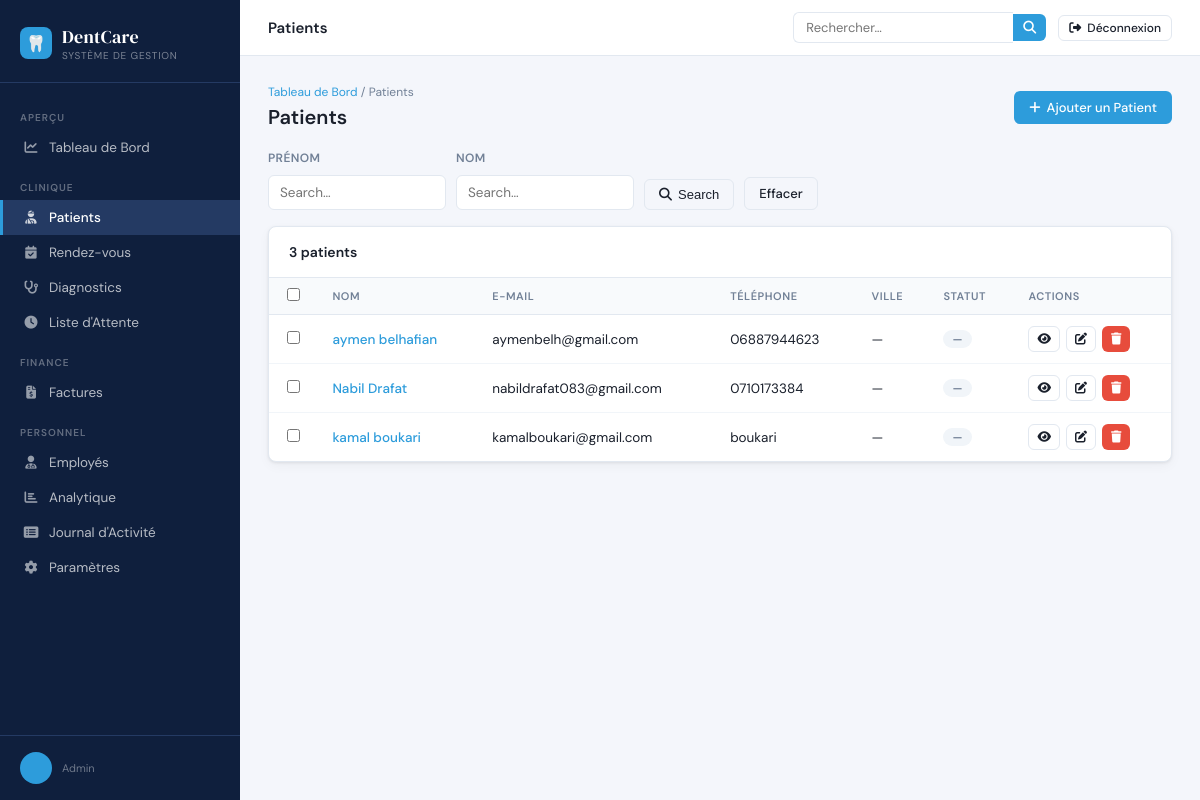
The app's page /patients/ (signed in) with its own data.
### authentication/models.py (models this page shows, shortened)
class User(AbstractUser):
    class Role(models.TextChoices):
        ADMIN        = 'admin',        'Admin'
        DOCTOR       = 'doctor',       'Doctor'
        RECEPTIONIST = 'receptionist', 'Receptionist'
        PATIENT      = 'patient',      'Patient'
    role = models.CharField(
        max_length=20,
        choices=Role.choices,
        default=Role.PATIENT,
    )
    phone = models.CharField(max_length=20, blank=True)
    address = models.TextField(blank=True)
    profile_photo = models.ImageField(
        upload_to='profiles/', blank=True, null=True
    )

### clinic/models.py (models this page shows, shortened)
class Patient(models.Model):
    class Gender(models.TextChoices):
        MALE   = 'male',   'Male'
        FEMALE = 'female', 'Female'
        OTHER  = 'other',  'Other'
    class BloodGroup(models.TextChoices):
        A_POS  = 'A+',  'A+'
        A_NEG  = 'A-',  'A-'
        B_POS  = 'B+',  'B+'
        B_NEG  = 'B-',  'B-'
        O_POS  = 'O+',  'O+'
        O_NEG  = 'O-',  'O-'
        AB_POS = 'AB+', 'AB+'
        AB_NEG = 'AB-', 'AB-'
    user          = models.OneToOneField(
        'authentication.User',
        on_delete=models.SET_NULL,
        null=True, blank=True,
        related_name='patient_profile'
    )
    first_name    = models.CharField(max_length=100)
    last_name     = models.CharField(max_length=100)
    email         = models.EmailField(unique=True)
    phone         = models.CharField(max_length=20)
    date_of_birth = models.DateField()
    gender        = models.CharField(max_length=10, choices=Gender.choices)
    blood_group   = models.CharField(max_length=5, choices=BloodGroup.choices, blank=True)
    address       = models.TextField(blank=True)
    city          = models.CharField(max_length=100, blank=True)
    country       = models.CharField(max_length=100, blank=True, default='USA')
    state_province = models.CharField(max_length=100, blank=True, default='California')
    postal_code   = models.CharField(max_length=20, blank=True)
    avatar        = models.ImageField(upload_to='avatars/', blank=True, null=True)
    allergies     = models.TextField(blank=True)
    medical_notes = models.TextField(blank=True)
    created_at    = models.DateTimeField(auto_now_add=True)
    updated_at    = models.DateTimeField(auto_now=True)
    class Meta:
        ordering = ['-created_at']
    def get_full_name(self):
        return f"{self.first_name} {self.last_name}"

### clinic/views.py (the view, shortened to what this page needs)
# urls.py: path('patients/',                             views.patient_list,           name='patient_list'),
@staff_required
def patient_list(request):
    search   = request.GET.get('search', '')
    patients = Patient.objects.all()
    paginator   = Paginator(patients, 10)
    page_number = request.GET.get('page')
    page_obj    = paginator.get_page(page_number)
    return render(request, 'clinic/patients/list.html', {
        'page_obj': page_obj,
        'search':   search,
        'total':    patients.count(),
    })

### clinic/utils.py (called while the page is built)
def staff_required(view_func):
    @wraps(view_func)
    def wrapper(request, *args, **kwargs):
        if not request.user.is_authenticated:
            return redirect('authentication:login')
        if request.user.role not in ('admin', 'doctor', 'receptionist'):
            messages.error(request, "You don't have permission to access this area.")
            return redirect('home:home')
        return view_func(request, *args, **kwargs)
    return wrapper

### templates/clinic/patients/list.html (shortened to what this page needs)
{% extends "clinic/base.html" %}
{% block topbar_title %}Patients{% endblock %}
{% block nav_patients %}active{% endblock %}
{% block content %}
<div class="page-header">
  <div>
    <div class="breadcrumb"><a href="{% url 'clinic:dashboard' %}">Tableau de Bord</a> / Patients</div>
    <h1>Patients</h1>
  </div>
  <a href="{% url 'clinic:patient_add' %}" class="btn btn-primary"><i class="fas fa-plus"></i> Ajouter un Patient</a>
</div>
<form method="get" class="filter-bar">
  <div class="form-group">
    <label>Prénom</label>
    <input type="text" name="first_name" value="{{ request.GET.first_name }}" placeholder="Search…">
  </div>
  <div class="form-group">
    <label>Nom</label>
    <input type="text" name="last_name" value="{{ request.GET.last_name }}" placeholder="Search…">
  </div>
  <button type="submit" class="btn btn-outline" style="align-self:flex-end"><i class="fas fa-search"></i> Search</button>
  <a href="{% url 'clinic:patient_list' %}" class="btn btn-outline" style="align-self:flex-end">Effacer</a>
</form>
<div class="card">
  <div class="card-header">
    <span class="card-title">{{ page_obj.paginator.count }} patient{{ page_obj.paginator.count|pluralize }}</span>
  </div>
  <form id="bulkForm" method="post" action="{% url 'clinic:patient_delete_multiple' %}">
    <div class="table-wrap">
      <table>
        <thead>
          <tr>
            <th><input type="checkbox" id="selectAll"></th>
            <th>Nom</th><th>E-mail</th><th>Téléphone</th><th>Ville</th><th>Statut</th><th>Actions</th>
          </tr>
        </thead>
        <tbody>
          {% for patient in page_obj %}
          <tr>
            <td><input type="checkbox" name="ids" value="{{ patient.pk }}" class="row-check"></td>
            <td>
              <a href="{% url 'clinic:patient_profile' pk=patient.pk %}" style="font-weight:500;color:var(--accent);text-decoration:none">
                {{ patient.get_full_name }}
              </a>
            </td>
            <td>{{ patient.email }}</td>
            <td>{{ patient.phone }}</td>
            <td>{{ patient.city|default:"—" }}</td>
            <td>
              {% if patient.status == 'Active' %}<span class="badge badge-success">Actif</span>
              {% else %}<span class="badge badge-gray">{{ patient.status|default:"—" }}</span>{% endif %}
            </td>
            <td>
              <div class="actions-cell">
                <a href="{% url 'clinic:patient_profile' pk=patient.pk %}" class="btn btn-outline btn-sm btn-icon" title="Profil"><i class="fas fa-eye"></i></a>
                <a href="{% url 'clinic:patient_edit' pk=patient.pk %}" class="btn btn-outline btn-sm btn-icon" title="Modifier"><i class="fas fa-edit"></i></a>
                <a href="{% url 'clinic:patient_delete' pk=patient.pk %}" class="btn btn-danger btn-sm btn-icon" title="Supprimer"><i class="fas fa-trash"></i></a>
              </div>
            </td>
          </tr>
          {% empty %}
          <tr><td colspan="7"><div class="empty-state"><i class="fas fa-user-slash"></i><p>Aucun patient trouvé</p></div></td></tr>
          {% endfor %}
        </tbody>
      </table>
    </div>
  </form>
</div>
{% endblock %}

### templates/clinic/base.html (shortened to what this page needs)
<!DOCTYPE html>
<html lang="fr">
<head>
  <link rel="stylesheet" href="https://cdn.jsdelivr.net/npm/@fortawesome/fontawesome-free@6.5.0/css/all.min.css">
</head>
<body>
<aside class="sidebar">
  <div class="sidebar-logo">
    <div class="logo-icon">🦷</div>
    <div>
      <div class="logo-text">DentCare</div>
      <div class="logo-sub">Système de Gestion</div>
    </div>
  </div>
  <nav>
    <div class="nav-section">Aperçu</div>
    <a href="{% url 'clinic:dashboard' %}" class="nav-item {% block nav_dashboard %}{% endblock %}">
      <i class="fas fa-chart-line"></i> Tableau de Bord
    </a>
    <div class="nav-section">Clinique</div>
    <a href="{% url 'clinic:patient_list' %}" class="nav-item {% block nav_patients %}{% endblock %}">
      <i class="fas fa-user-injured"></i> Patients
    </a>
    <a href="{% url 'clinic:appointment_list' %}" class="nav-item {% block nav_appointments %}{% endblock %}">
      <i class="fas fa-calendar-check"></i> Rendez-vous
    </a>
    <a href="{% url 'clinic:diagnosis_list' %}" class="nav-item {% block nav_diagnoses %}{% endblock %}">
      <i class="fas fa-stethoscope"></i> Diagnostics
    </a>
    <a href="{% url 'clinic:waiting_list' %}" class="nav-item {% block nav_waiting %}{% endblock %}">
      <i class="fas fa-clock"></i> Liste d'Attente
    </a>
    <div class="nav-section">Finance</div>
    <a href="{% url 'clinic:patient_payslip_list' %}" class="nav-item {% block nav_invoices %}{% endblock %}">
      <i class="fas fa-file-invoice-dollar"></i> Factures
    </a>
    <div class="nav-section">Personnel</div>
    <a href="{% url 'clinic:employee_list' %}" class="nav-item {% block nav_employees %}{% endblock %}">
      <i class="fas fa-user-md"></i> Employés
    </a>
    <a href="{% url 'clinic:analytics' %}" class="nav-item {% block nav_analytics %}{% endblock %}">
      <i class="fas fa-chart-bar"></i> Analytique
    </a>
    <a href="{% url 'clinic:activity_logs' %}" class="nav-item {% block nav_activity %}{% endblock %}">
      <i class="fas fa-list-alt"></i> Journal d'Activité
    </a>
    <a href="{% url 'clinic:settings' %}" class="nav-item {% block nav_settings %}{% endblock %}">
      <i class="fas fa-cog"></i> Paramètres
    </a>
  </nav>
  <div class="sidebar-footer">
    <div class="sidebar-user">
      <div class="user-avatar">{{ request.user.first_name|first|upper }}{{ request.user.last_name|first|upper }}</div>
      <div>
        <div class="user-role">{{ request.user.role }}</div>
      </div>
    </div>
  </div>
</aside>
<div class="main">
  <header class="topbar">
    <div style="display:flex;align-items:center;gap:12px">
      <span class="topbar-title">{% block topbar_title %}{% endblock %}</span>
    </div>
    <div style="display:flex;align-items:center;gap:12px">
      <form class="search-form" method="get" action="{% url 'clinic:global_search' %}">
        <input class="search-input" type="text" name="q" placeholder="Rechercher…" value="{{ request.GET.q }}">
        <button type="submit" class="search-btn"><i class="fas fa-search"></i></button>
      </form>
    <div class="topbar-actions">
      <a href="{% url 'authentication:logout' %}" class="btn btn-outline btn-sm">
        <i class="fas fa-sign-out-alt"></i> Déconnexion
      </a>
    </div>
    </div>
  </header>
  <main class="page-content">
    {% block content %}{% endblock %}
  </main>
</div>
</body>
</html>

### records on screen
User: user.role "Admin"
Patient: get_full_name "aymen belhafian", email "aymenbelh@gmail.com", phone "06887944623", city "—", status "—"
Patient: get_full_name "Nabil Drafat", email "nabildrafat083@gmail.com", phone "0710173384", city "—", status "—"
Patient: get_full_name "kamal boukari", email "kamalboukari@gmail.com", phone "boukari", city "—", status "—"

### other values on screen
{{ page_obj.paginator.count }} "3"
